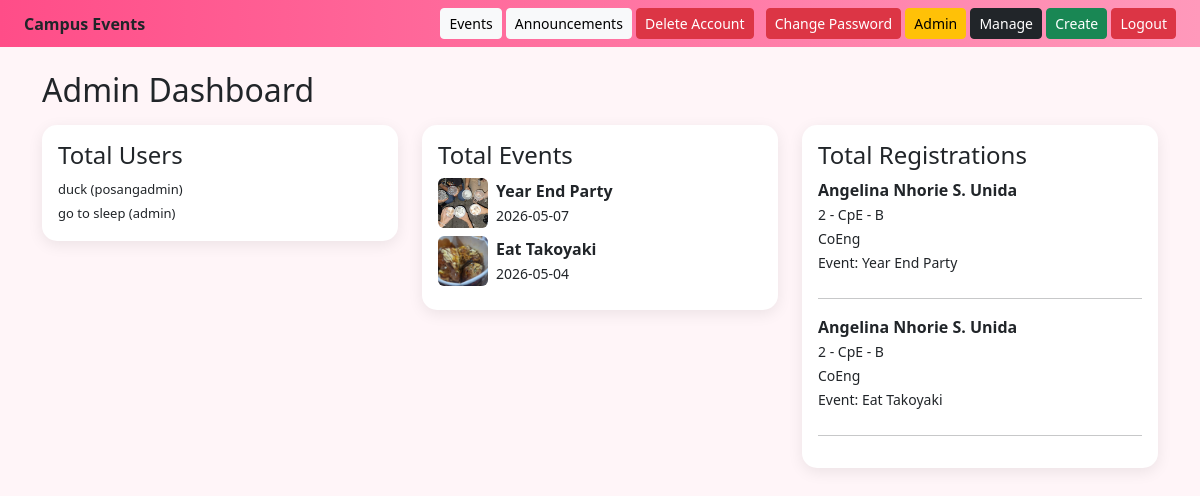
The app's page /WAD_SD_PROJECT/admin/dashboard.php (signed in) with its own data.
### tables this page shows
CREATE TABLE `users` (
  `id` int(11) NOT NULL,
  `name` varchar(100) NOT NULL,
  `username` varchar(100) NOT NULL,
  `password` varchar(255) NOT NULL,
  `role` varchar(20) DEFAULT 'user'
);

CREATE TABLE `events` (
  `id` int(11) NOT NULL,
  `title` varchar(255) NOT NULL,
  `venue` varchar(255) NOT NULL,
  `event_date` date NOT NULL,
  `image` varchar(255) DEFAULT NULL
);

CREATE TABLE `registrations` (
  `id` int(11) NOT NULL,
  `user_id` int(11) NOT NULL,
  `event_id` int(11) NOT NULL,
  `name` varchar(100) DEFAULT NULL,
  `course` varchar(100) DEFAULT NULL,
  `department` varchar(100) DEFAULT NULL,
  `ticket_code` varchar(50) DEFAULT NULL,
  `full_name` varchar(100) DEFAULT NULL
);

### WAD_SD_PROJECT/admin/dashboard.php (the view, shortened to what this page needs)
<?php
include '../config.php';
$users = $conn->query("SELECT name, username FROM users");
$events = $conn->query("SELECT * FROM events");
$regs = $conn->query("
SELECT registrations.*, events.title
FROM registrations
JOIN events ON registrations.event_id = events.id
");
?>
<!DOCTYPE html>
<html>
<head>
<?php include '../includes/bootstrap.php'; ?>
</head>
<body>
<?php include '../includes/navbar.php'; ?>
<div class="container mt-4">
<h2>Admin Dashboard</h2>
<div class="row mt-3">
<div class="col-md-4">
<div class="card card-custom p-3">
<h4>Total Users</h4>
<?php while($u = $users->fetch_assoc()){ ?>
<p><?= $u['name'] ?> (<?= $u['username'] ?>)</p>
<?php } ?>
</div>
</div>
<div class="col-md-4">
<div class="card card-custom p-3">
<h4>Total Events</h4>
<?php while($e = $events->fetch_assoc()){ ?>
<div class="d-flex align-items-center mb-2">
<img src="../assets/uploads/<?= $e['image'] ?>" width="50" height="50" style="object-fit:cover;border-radius:6px;">
<div class="ms-2">
<b><?= $e['title'] ?></b><br>
<small><?= $e['event_date'] ?></small>
</div>
</div>
<?php }?>
</div>
</div>
<div class="col-md-4">
<div class="card card-custom p-3">
<h4>Total Registrations</h4>
<?php while($r = $regs->fetch_assoc()){ ?>
<div class="mb-2">
<b><?= $r['full_name'] ?></b><br>
<small><?= $r['course'] ?></small><br>
<small><?= $r['department'] ?></small><br>
<small>Event: <?= $r['title'] ?></small>
</div>
<hr>
<?php } ?>
</div>
</div>
</div>
</div>
</body>
</html>

### WAD_SD_PROJECT/assets/css/style.css (style rules this page uses)
body { background:#fff5f8; font-family:Segoe UI; }
.card-custom { border:none; border-radius:15px; box-shadow:0 4px 15px rgba(0,0,0,0.08); background:white; padding:10px; }
.card-custom p { font-size:13px; margin:2px 0; }

### records on screen
users: name "duck", username "posangadmin"
users: name "go to sleep", username "admin"
events: image (picture), title "Year End Party", event_date "2026-05-07"
events: image (picture), title "Eat Takoyaki", event_date "2026-05-04"
registrations: full_name "Angelina Nhorie S. Unida", course "2 - CpE - B", department "CoEng", event.title "Year End Party"
registrations: full_name "Angelina Nhorie S. Unida", course "2 - CpE - B", department "CoEng", event.title "Eat Takoyaki"
